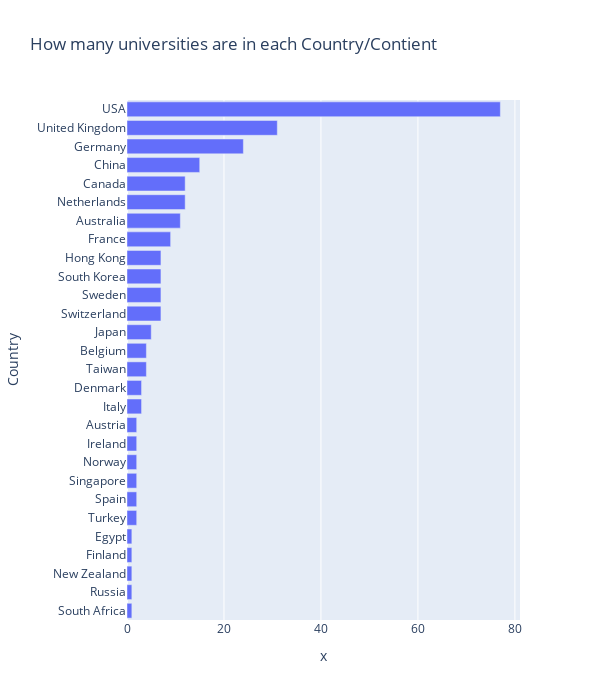

The notebook cell saved with this chart:
### Code cell
#create a bar chart showing the counts

fig = px.bar(cnt, y=cnt.index, x=cnt.values, height= 700, width =600, title= "How many universities are in each Country/Contient"
)
fig.update_yaxes(
    categoryorder='total descending',  # Sort countries by count (ascending)
    autorange="reversed"  # Reverse the Y-axis to show the highest count at the top
)

fig.show()

### Figure 1 — Plotly figure (JSON) as saved in the notebook; plotly's stock layout.template omitted (floating-point values rounded to 4 significant figures)
{"data": [{"alignmentgroup": "True", "hovertemplate": "x=%{x}<br>Country=%{y}<extra></extra>", "legendgroup": "", "marker": {"color": "#636efa", "pattern": {"shape": ""}}, "name": "", "offsetgroup": "", "orientation": "h", "showlegend": false, "textposition": "auto", "type": "bar", "x": [11, 2, 4, 12, 15, 3, 1, 1, 9, 24, 7, 2, 3, 5, 12, 1, 2, 1, 2, 1, 7, 2, 7, 7, 4, 2, 77, 31], "xaxis": "x", "y": ["Australia", "Austria", "Belgium", "Canada", "China", "Denmark", "Egypt", "Finland", "France", "Germany", "Hong Kong", "Ireland", "Italy", "Japan", "Netherlands", "New Zealand", "Norway", "Russia", "Singapore", "South Africa", "South Korea", "Spain", "Sweden", "Switzerland", "Taiwan", "Turkey", "USA", "United Kingdom"], "yaxis": "y"}], "layout": {"barmode": "relative", "height": 700, "legend": {"tracegroupgap": 0}, "title": {"text": "How many universities are in each Country/Contient"}, "width": 600, "xaxis": {"anchor": "y", "autorange": true, "domain": [0, 1], "range": [0, 81.05], "title": {"text": "x"}, "type": "linear"}, "yaxis": {"anchor": "x", "autorange": true, "categoryorder": "total descending", "domain": [0, 1], "range": [27.5, -0.5], "title": {"text": "Country"}, "type": "category"}}}
